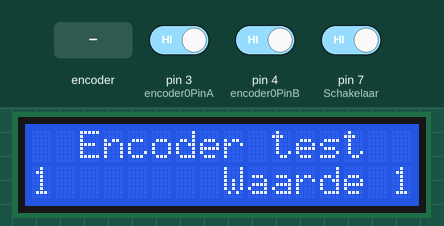
A sketch run on a simulated Arduino Uno, built with avr-gcc and run on an emulated ATmega328P. Parts: 16×2 character LCD. The inputs (shaded band) are chosen by the test bench; at power-on: pin 7 (Schakelaar) HIGH, pin 3 (encoder0PinA) HIGH, pin 4 (encoder0PinB) HIGH.

Above: at 1.3 s.
1.4 s: pin 7 (Schakelaar) driven LOW
At 2.2 s:
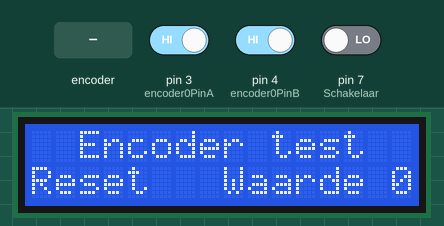
4.4 s: pin 7 (Schakelaar) driven HIGH
At 4.8 s:
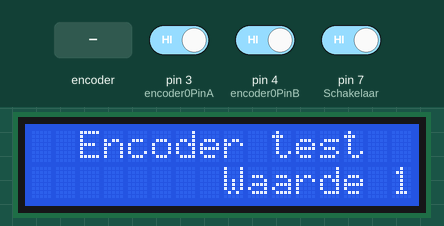
5.9 s: rotary encoder on pin 3 (encoder0PinA) / pin 4 (encoder0PinB) turned 3 steps (first pin leading)
At 7.6 s:
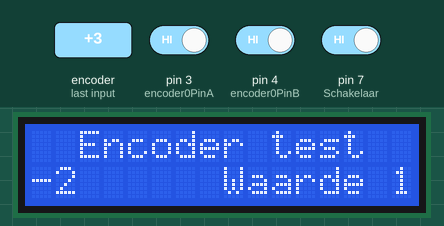
8.0 s: rotary encoder on pin 3 (encoder0PinA) / pin 4 (encoder0PinB) turned 1 step (first pin leading)
At 9.4 s:
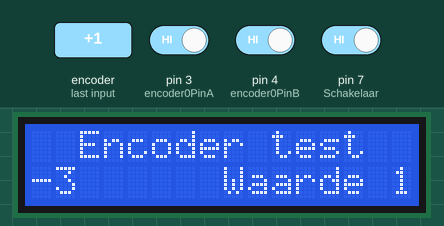
Timing chart, 0 to 10.7 s (numbered marks = the images above; inputs shaded):
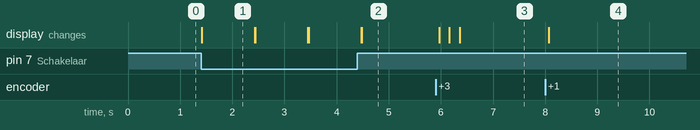

The sketch:

Encoder-test-verie-2.ino
```cpp
//
#include <Wire.h>
#include <LiquidCrystal_I2C.h>

LiquidCrystal_I2C lcd(0x38, 16, 2); // Zet het i2c adres op 0x38 16 karakters en 2 regels.
int val;
int encoder0PinA = 3;
int encoder0PinB = 4;
int encoder0Pos = 0;
byte Schakelaar = 7;
int encoder0PinALast = LOW;
int n = LOW;
byte Waarde_schakelaar = HIGH;


void setup()
{
  lcd.init();                      // initialize the lcd
  lcd.init();
  // Zet een melding op het scherm.
  lcd.backlight();
  lcd.setCursor(2, 0);      //Zet de cursor op positie 4  regel 0
  lcd.print("Encoder test");

  pinMode (encoder0PinA, INPUT);
  pinMode (encoder0PinB, INPUT);
  pinMode (Schakelaar, INPUT);
}


void loop()
{
  n = digitalRead(encoder0PinA);
  if ((encoder0PinALast == LOW) && (n == HIGH)) {
    if (digitalRead(encoder0PinB) == LOW) {
      encoder0Pos--;
    } else {
      encoder0Pos++;
    }
    lcd.setCursor (0, 1);    //Zet de cursor aan het begin van de regel
    lcd.print("     ");      //Print wat spaties om het scherm schoon te maken
    lcd.setCursor (0, 1);   //En zet de cursor weer terug op postie 1
    lcd.print(encoder0Pos); //Print dan de waarde van de var

  }
  encoder0PinALast = n;
  {
    Waarde_schakelaar = digitalRead (Schakelaar);//Hier wordt de waarde van pin#7 ingelezen en in de var Waarde_schakelaar gezet
    lcd.setCursor (8, 1);                        //Zet de cursor op regel 1 positie 8
    lcd.print("Waarde ");
    lcd.print( Waarde_schakelaar);               //Print de waarde van de var Waarde_schakelaar
    if (Waarde_schakelaar == 0 ) {               //Als de Waarde_schakelaar < 1 dan reset LET op == 2 is gelijk teken!!
      lcd.setCursor (0, 1);
      lcd.print ("Reset");
      lcd.setCursor (0, 1);
      delay (1000);
      lcd.print ("           ");

    }

  }
  if(encoder0Pos == 20 || encoder0Pos == -20) // If var > 20 OR (||) == -20 De or funtie = de 2 ||
    {
      lcd.setCursor (0,1);
      lcd.print("Max bereikt         ");
      delay(1000);
      lcd.setCursor (0,1);
      //lcd.print( "                    ") ;
      lcd.clear();                      //Hiermee wis je het hele scherm! en zet je de cursor op postie 0 en regel 0
      lcd.print (" Encoder test");      //En print dan opnieuw de text "Encoder test"
      encoder0Pos =0;

    }
}
```

Measured:
- after the input at 1.4 s, the display: changes at once (image 1)
- after the input at 4.4 s, the display: first differs from a run without the input after 0.08 s (image 2)
- after the input at 5.9 s, the display: first changes after 0.07 s (image 3 shows a later state)
- after the input at 8.0 s, the display: changes after 0.07 s (image 4)
- what the display in image 1 shows lasts 1.0 s, from 1.4 s to 2.4 s
